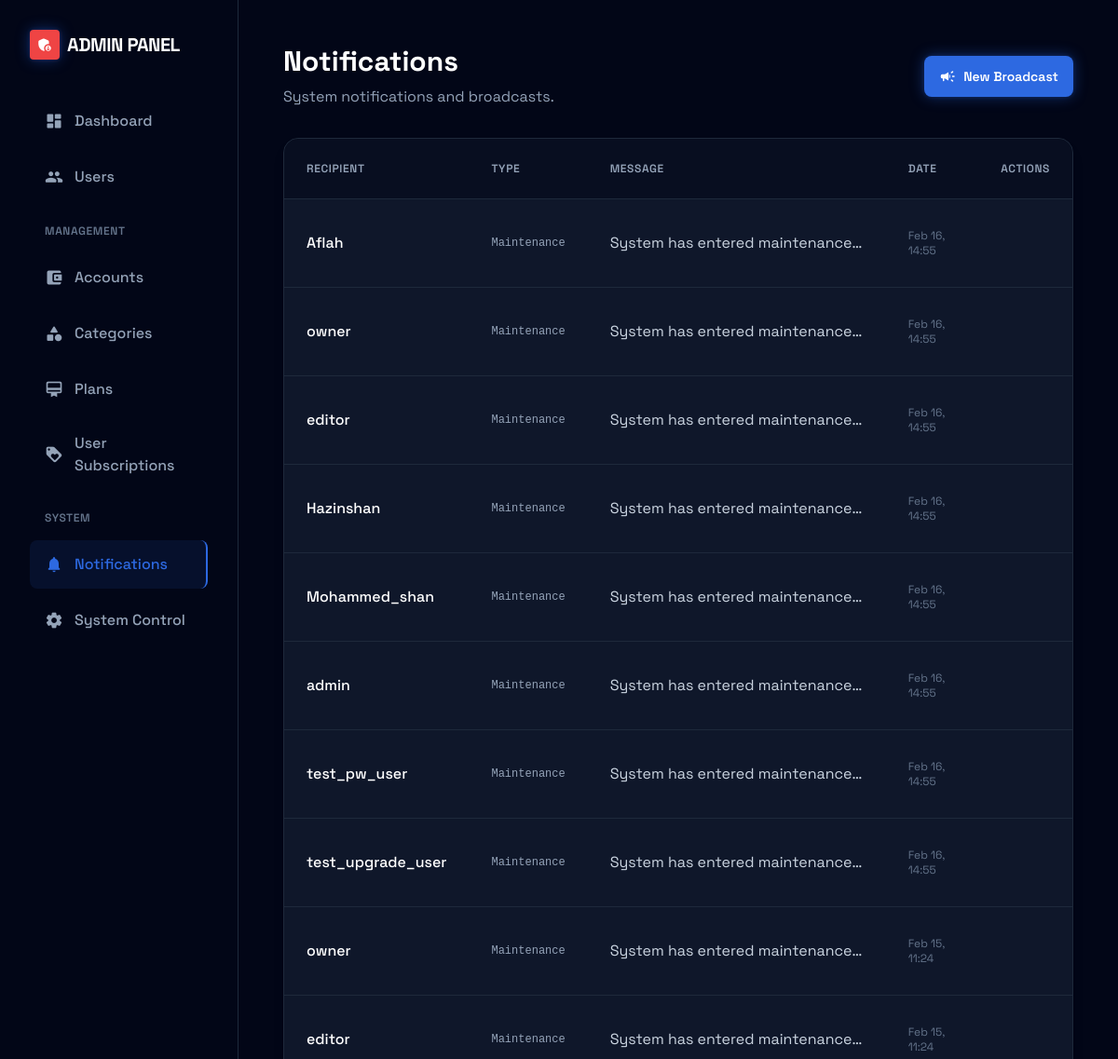
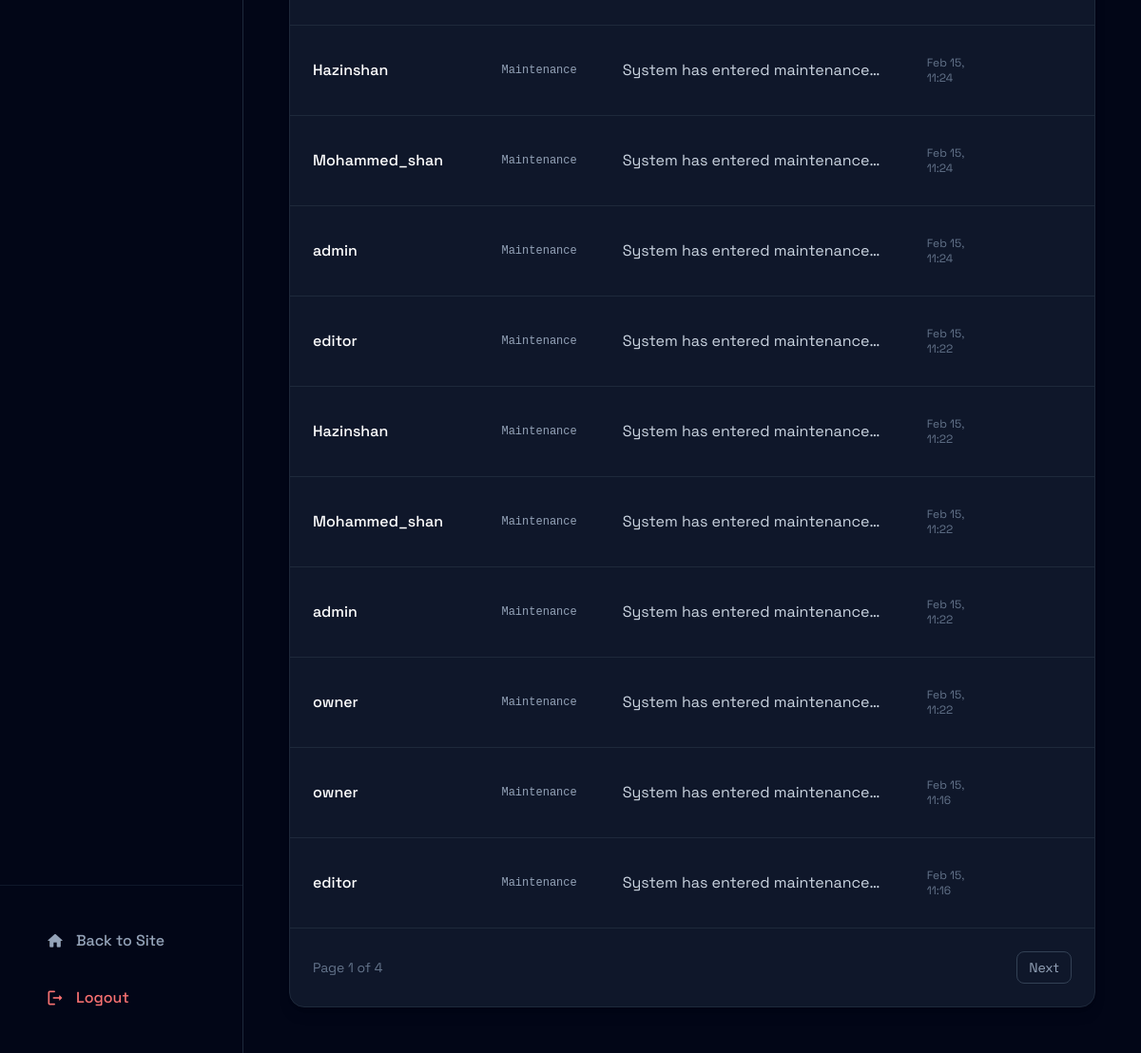
/custom-admin/notifications/ (signed in), run on the app's committed database (2 pictures, top to bottom).
### apps/notifications/models.py (models this page shows, shortened)
class Notification(models.Model):
    TYPE_CHOICES = [
        ('LOW_BALANCE', 'Low Balance'),
        ('BUDGET_EXCEEDED', 'Budget Exceeded'),
        ('LARGE_TRANSACTION', 'Large Transaction'),
        ('SHARED_ACTIVITY', 'Shared Activity'),
        ('MAINTENANCE', 'Maintenance'),
    ]
    recipient = models.ForeignKey(settings.AUTH_USER_MODEL, on_delete=models.CASCADE, related_name='notifications')
    type = models.CharField(max_length=20, choices=TYPE_CHOICES)
    message = models.TextField()
    is_read = models.BooleanField(default=False)
    created_at = models.DateTimeField(auto_now_add=True)
    class Meta:
        ordering = ['-created_at']

### apps/users/models.py (models this page shows, shortened)
class CustomUser(AbstractUser):
    email = models.EmailField(unique=True)
    phone = models.CharField(max_length=20, blank=True, null=True)
    is_frozen = models.BooleanField(default=False, help_text="Designates whether this user has been frozen.")
    force_logout_time = models.DateTimeField(null=True, blank=True, help_text="If set, user will be forced to logout if their session started before this time.")

### apps/custom_admin/views.py (the view)
# urls.py: path('notifications/', NotificationListView.as_view(), name='notification_list'),
class NotificationListView(LoginRequiredMixin, AdminRequiredMixin, ListView):
    model = Notification
    template_name = 'custom_admin/notification_list.html'
    context_object_name = 'notifications'
    paginate_by = 20
    ordering = ['-created_at']

### apps/core/context_processors.py (called while the page is built, shortened)
def active_account_processor(request):
    if not request.user.is_authenticated:
        return {}
    active_account = None
    account_id = request.GET.get('account')
    return {'active_account': active_account}

### apps/core/models.py (called while the page is built)
    @classmethod
    def is_active(cls):
        is_maintenance = cache.get('maintenance_mode')
        if is_maintenance is None:
            obj, created = cls.objects.get_or_create(pk=1)
            is_maintenance = obj.is_maintenance
            cache.set('maintenance_mode', is_maintenance, timeout=None)
        return is_maintenance

### apps/custom_admin/views.py (called while the page is built)
    def test_func(self):
        return self.request.user.is_superuser or self.request.user.is_staff

### apps/notifications/context_processors.py (called while the page is built)
def notifications_processor(request):
    if request.user.is_authenticated:
        unread_count = Notification.objects.filter(recipient=request.user, is_read=False).count()
        return {
            'notification_count': unread_count,
            'Notification_count': unread_count
        }
    return {}

### templates/custom_admin/notification_list.html (shortened to what this page needs)
{% extends 'custom_admin/base.html' %}
{% block content %}
<div class="max-w-7xl mx-auto">
    <div class="flex items-center justify-between mb-8">
        <div>
            <h1 class="text-3xl font-bold text-white mb-2">Notifications</h1>
            <p class="text-slate-400">System notifications and broadcasts.</p>
        </div>
        <a href="{% url 'custom_admin:broadcast_create' %}" class="bg-primary hover:bg-blue-600 text-white px-4 py-2 rounded-lg text-sm font-semibold transition-all shadow-neon hover:shadow-neon-bright flex items-center gap-2">
            <span class="material-icons-round text-lg">campaign</span>
            New Broadcast
        </a>
    </div>
    <div class="bg-slate-900 border border-slate-800 rounded-2xl overflow-hidden shadow-lg">
        <div class="overflow-x-auto">
            <table class="w-full text-left border-collapse">
                <thead>
                    <tr class="bg-slate-950/50 border-b border-slate-800 text-slate-400 text-xs uppercase tracking-wider">
                        <th class="p-6 font-semibold">Recipient</th>
                        <th class="p-6 font-semibold">Type</th>
                        <th class="p-6 font-semibold">Message</th>
                        <th class="p-6 font-semibold">Date</th>
                        <th class="p-6 font-semibold text-right">Actions</th>
                    </tr>
                </thead>
                <tbody class="divide-y divide-slate-800">
                    {% for notification in notifications %}
                    <tr class="hover:bg-slate-800/30 transition-colors group animate-fade-in" style="animation-delay: {{ forloop.counter }}00ms">
                        <td class="p-6 font-medium text-white">{{ notification.recipient.username }}</td>
                        <td class="p-6 text-xs font-mono text-slate-400">{{ notification.get_type_display }}</td>
                        <td class="p-6 text-slate-300 max-w-xs truncate" title="{{ notification.message }}">{{ notification.message }}</td>
                        <td class="p-6 text-slate-500 text-xs">{{ notification.created_at|date:"M d, H:i" }}</td>
                        <td class="p-6 text-right">
                        </td>
                    </tr>
                    {% empty %}
                    <tr><td colspan="5" class="p-12 text-center text-slate-500">No notifications found.</td></tr>
                    {% endfor %}
                </tbody>
            </table>
        </div>
        {% if is_paginated %}
        <div class="p-6 border-t border-slate-800 flex items-center justify-between">
            <div class="text-sm text-slate-500">Page {{ page_obj.number }} of {{ page_obj.paginator.num_pages }}</div>
            <div class="flex gap-2">
                {% if page_obj.has_next %}<a href="?page={{ page_obj.next_page_number }}" class="px-3 py-1.5 rounded-lg border border-slate-700 text-slate-400 hover:text-white hover:bg-slate-800 text-sm">Next</a>{% endif %}
            </div>
        </div>
        {% endif %}
    </div>
</div>
{% endblock %}

### static/css/style.css (style rules this page uses)
body { font-family: 'Space Grotesk', sans-serif; background-color: #020617; }

### templates/custom_admin/base.html (style rules this page uses)
.animate-fade-in { animation: fadeIn 0.4s ease-out forwards; }

### data on the page
Notification: recipient.username "Aflah", type "Maintenance", message "System has entered maintenance…", created_at "Feb 16, 14:55"
Notification: recipient.username "owner", type "Maintenance", message "System has entered maintenance…", created_at "Feb 16, 14:55"
Notification: recipient.username "editor", type "Maintenance", message "System has entered maintenance…", created_at "Feb 16, 14:55"
Notification: recipient.username "Hazinshan", type "Maintenance", message "System has entered maintenance…", created_at "Feb 16, 14:55"
Notification: recipient.username "Mohammed_shan", type "Maintenance", message "System has entered maintenance…", created_at "Feb 16, 14:55"
Notification: recipient.username "admin", type "Maintenance", message "System has entered maintenance…", created_at "Feb 16, 14:55"
Notification: recipient.username "test_pw_user", type "Maintenance", message "System has entered maintenance…", created_at "Feb 16, 14:55"
Notification: recipient.username "test_upgrade_user", type "Maintenance", message "System has entered maintenance…", created_at "Feb 16, 14:55"
Notification: recipient.username "owner", type "Maintenance", message "System has entered maintenance…", created_at "Feb 15, 11:24"
Notification: recipient.username "editor", type "Maintenance", message "System has entered maintenance…", created_at "Feb 15, 11:24"
Notification: recipient.username "Hazinshan", type "Maintenance", message "System has entered maintenance…", created_at "Feb 15, 11:24"
Notification: recipient.username "Mohammed_shan", type "Maintenance", message "System has entered maintenance…", created_at "Feb 15, 11:24"
Notification: recipient.username "admin", type "Maintenance", message "System has entered maintenance…", created_at "Feb 15, 11:24"
Notification: recipient.username "editor", type "Maintenance", message "System has entered maintenance…", created_at "Feb 15, 11:22"
Notification: recipient.username "Hazinshan", type "Maintenance", message "System has entered maintenance…", created_at "Feb 15, 11:22"
Notification: recipient.username "Mohammed_shan", type "Maintenance", message "System has entered maintenance…", created_at "Feb 15, 11:22"
Notification: recipient.username "admin", type "Maintenance", message "System has entered maintenance…", created_at "Feb 15, 11:22"
Notification: recipient.username "owner", type "Maintenance", message "System has entered maintenance…", created_at "Feb 15, 11:22"
Notification: recipient.username "owner", type "Maintenance", message "System has entered maintenance…", created_at "Feb 15, 11:16"
Notification: recipient.username "editor", type "Maintenance", message "System has entered maintenance…", created_at "Feb 15, 11:16"

### other printed values
{{ page_obj.number }} "1"
{{ page_obj.paginator.num_pages }} "4"
